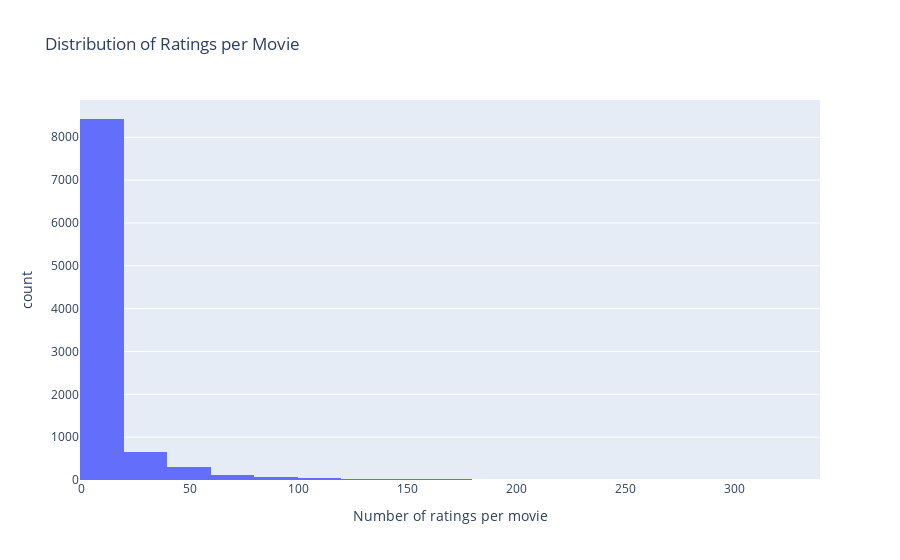

Source (notebook cell):
### Code cell
fig = px.histogram(
    x=ratings_per_movie,
    nbins=30,
    labels={"x": "Number of ratings per movie", "y": "Number of movies"},
    title="Distribution of Ratings per Movie"
)
fig.show()

### Figure 1 — Plotly figure (JSON) as saved in the notebook; plotly's stock layout.template omitted (floating-point values rounded to 4 significant figures; data arrays with more than 128 entries replaced by an {"elided": "..."} marker saying what was removed)
{"data": [{"bingroup": "x", "hovertemplate": "Number of ratings per movie=%{x}<br>count=%{y}<extra></extra>", "legendgroup": "", "marker": {"color": "#636efa", "pattern": {"shape": ""}}, "name": "", "nbinsx": 30, "orientation": "v", "showlegend": false, "type": "histogram", "x": {"elided": "9724 int values"}, "xaxis": "x", "yaxis": "y"}], "layout": {"barmode": "relative", "legend": {"tracegroupgap": 0}, "title": {"text": "Distribution of Ratings per Movie"}, "xaxis": {"anchor": "y", "domain": [0, 1], "title": {"text": "Number of ratings per movie"}}, "yaxis": {"anchor": "x", "domain": [0, 1], "title": {"text": "count"}}}}
